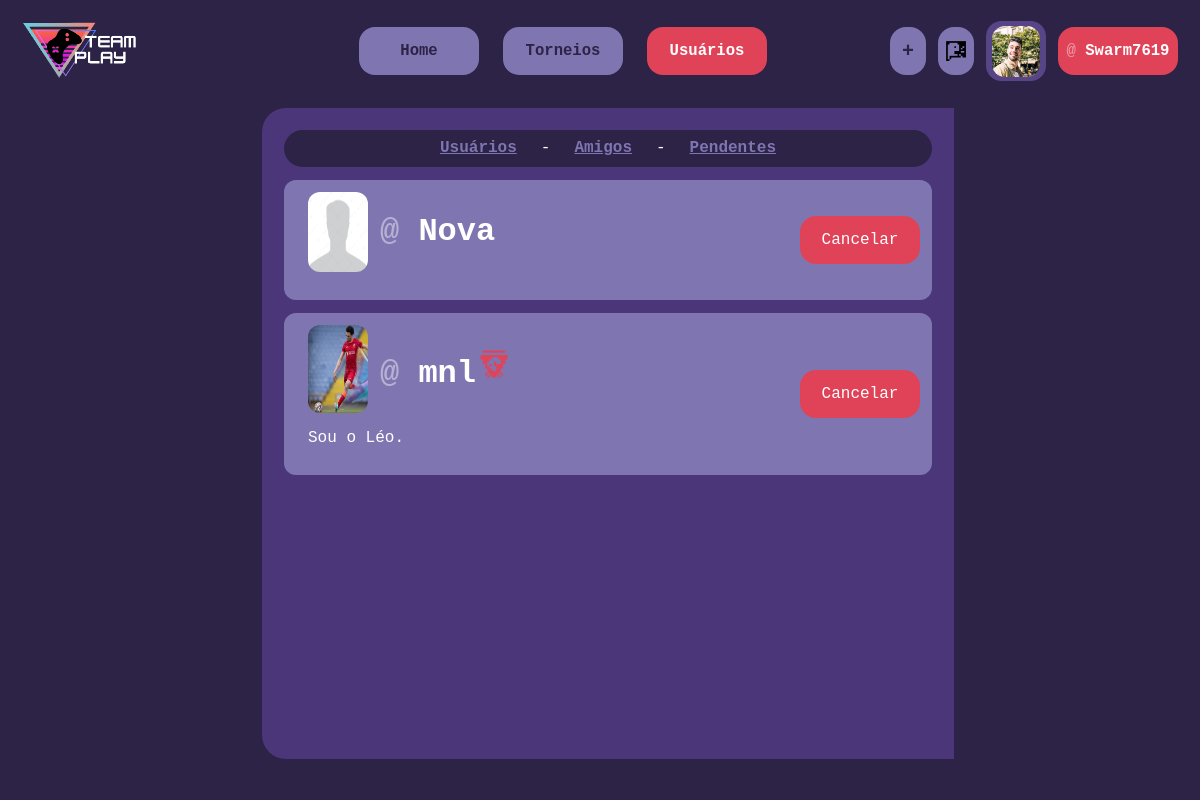
The page /public/html/friends.php?pendentes (signed in) on the database its author committed.
### tables this page shows
CREATE TABLE `users` (
  `id` int(11) NOT NULL,
  `username` varchar(255) NOT NULL,
  `nickname` varchar(255) NOT NULL,
  `email` varchar(255) NOT NULL,
  `password` varchar(255) NOT NULL,
  `token` varchar(11) NOT NULL,
  `level` int(3) NOT NULL,
  `verified` int(3) NOT NULL,
  `status` int(3) NOT NULL,
  `birthday` date NOT NULL,
  `picture` varchar(255) NOT NULL,
  `region` varchar(2) NOT NULL,
  `join_date` date NOT NULL,
  `socials` varchar(1000) NOT NULL,
  `favorite_game` int(3) NOT NULL,
  `games` varchar(1000) NOT NULL,
  `gameplay` varchar(255) NOT NULL,
  `description` varchar(255) NOT NULL,
  `reputation` varchar(50) NOT NULL
);

### public/html/checkban.php (called while the page is built, shortened)
<?php
    $sql_me = "SELECT * FROM users WHERE (id like ".$_SESSION['id'].");";
    $res_me = $conn -> query($sql_me);
?>

### public/html/friends.php (the view, shortened to what this page needs)
<!DOCTYPE html>
<html lang="pt-br">
<head>
    <link rel="stylesheet" href="../css/global.css">
    <link rel="stylesheet" href="../css/style.css">
    <link rel="stylesheet" href="../css/styleNew.css">
    <link rel="stylesheet" href="../css/styleFriends.css">
    <?php
    include '../../backend/classes/conn.php';
    include 'checkban.php';
    $logged = false;
    if (isset($_SESSION['username'])) {
        $logged = true;
    } else {
        header('Location: welcome.html');
    }
    ?>
</head>
<body>
<div class="main">
<div class="content">
<div class="toolbar">
    <div class="logo">
        <a href="index.php">
            <img src="../assets/Logo_Full.png" style="width: 10vw;" alt="TeamPlay">
        </a>
    </div>
    <div class="pages">
        <a href="index.php">
        <button class="toolbutton" id="pghome"><h1>Home</h1></button></a>
        <a href="tournaments.php">
        <button class="toolbutton" id="pgtrn"><h1>Torneios</h1></button></a>
        <a href="friends.php">
        <button class="toolbutton active" id="pgfrn"><h1>Usuários</h1></button></a>
    </div>
    <div class="userarea">
        <?php if ($logged) { ?>
        <a href="post.php" style="position: absolute; right: 23vw">
            <button class="toolbutton" id="pghome" style="width: 3vw"><h1 style="font-size: x-large;">+</h1></button></a>
        <a href="chats/index.php" style="position: absolute; right: 19vw">
        <button class="toolbutton" id="pghome" style="width: 3vw"><img src="../assets/icons/chat.png" style="width: 2.2vw; filter: brightness(0);"></button></a>
        <div class="pfpimg">
        <img src="<?php echo $_SESSION['pfp']; ?>" alt="User">
        </div>
        <?php } ?>
        <a href="user.php">
    <button class="toolbutton active" id="pghome"><h1><?php echo '<span class="at">@ </span><span>'.$_SESSION["nickname"].'</span>'?></h1></button></a>
    </div>
</div>
<div class="page">
<div class="con1">
        <div class="procura">
    <div class="tabs">
        <a href="friends.php"><strong>Usuários</strong></a>-
        <a href="friends.php?amigos"><strong>Amigos</strong></a>-
        <a href="friends.php?pendentes"><strong>Pendentes</strong><?php if ($_SESSION['notif']) {echo ' <div class="notif"></div>';} ?></a>
</div>
</div>
<?php
if (isset($_GET['pendentes'])){
    $sql_verifica="SELECT * FROM friendship WHERE ((user1=".$_SESSION['id'].") OR (user2=".$_SESSION['id'].")) AND status=0;";
    $res_verifica = $conn -> query($sql_verifica);
    $is2 = false;
    for($t=0;$t<$res_verifica->num_rows;$t++){
        $row = $res_verifica->fetch_object();
        if($row->user2==$_SESSION['id']){
            $sql_tour = "SELECT * FROM users WHERE id=".$row->user1;
            $res_tour = $conn -> query($sql_tour);
            $userrow = $res_tour -> fetch_object();
            if ($userrow->picture == '' or $userrow->picture == '-' or $userrow->picture == '...') {
                $pfp = '../assets/user.png';
                } else {
                    $pfp = $userrow->picture;
                }
            $is2 = true;
        }
            else{
            $is2 = false;
            $sql_tour = "SELECT * FROM users WHERE id=".$row->user2;
            $res_tour = $conn -> query($sql_tour);
            $userrow = $res_tour -> fetch_object();
            if ($userrow->picture == '' or $userrow->picture == '-' or $userrow->picture == '...') {
                $pfp = '../assets/user.png';
                } else {
                    $pfp = $userrow->picture;
                }
        }
                ?>
            <div class="post">
                <div class="sidepost">
                <div style="display: flex; align-items: center; gap: 2vw">
                    <a class="postagem" style="display: flex;" href="user.php?uid=<?php echo $userrow->id; ?>">
                    <img src="<?php echo $pfp; ?>" width="40px" class="pfp">
                    <h1>
                        <span class="at">@ </span><?php echo $userrow->username; ?><?php if($userrow->verified == '1') { ?><img src="../assets/icons/icon_ver.png" class="verif" style="width: 3vw;" alt="Verificado">
                        <?php } ?>
                    </h1>
                    </a>
                </div>
                    <p>
                    <?php echo $userrow->description; ?>
                    </p>
                </div>
                <?php if ($is2) { ?>
                <div style="display: flex; align-items: center; gap: 2vw">
                    <a href="friends.php?rejeitar=<?php echo $row->id; ?>">
                        <button class="toolbutton active" style="height: 8vh; font-size: x-large; width: 4vw;"><strong>X</strong></button>
                    </a>
                    <a href="friends.php?uid=<?php echo $row->user1; ?>&aceitar=1">
                        <button class="toolbutton " style="height: 8vh; font-size: x-large; width: 4vw; background-color: var(--will);"><strong>V</strong></button>
                    </a>
                </div>
                <?php } else { ?>
                <div style="display: flex; align-items: center; gap: 2vw">
                    <a href="friends.php?rejeitar=<?php echo $row->id; ?>">
                        <button class="toolbutton active" style="font-size: large;">Cancelar</button>
                    </a>
                </div>
                <?php } ?>
                </div>
                <?php
    }
}
        ?>
</div>
</div>
</div>
</div>
</body>
</html>

### public/css/global.css (style rules this page uses)
* { font-family: monospace; }
:root { --will: white; --mag: #e04358; --light: #7f76b1; --shade1: #4a3679; --shade2: #574588; --black: #2d2346; --void: #1c1431; --error: #ff1900; --mag-a: #c51c6b75; --shade-a: #443a7f71; --shade2-a: #5745888e; --black-a: #1c1636a4; height: 97%; scroll-behavior: smooth; }
.verif { width: 3vw; user-select: none; display: inline; }

### public/css/style.css (style rules this page uses)
body { background-color: var(--black); font-family: monospace; color: var(--will); overflow-x: hidden; height: 100%; align-items: center; left: 1%; }
.main { width: 100%; height: 100%; display: inline-flex; background-color: var(--black); top: 0%; position: absolute; }
.content { width: 100%; }
.logo { background: none; border: none; }
.logo img { transition: .5s; }
.toolbutton { transition: .5s; height: 6vh; width: 10vw; border: none; border-radius: 2vh; font-size: .6rem; color: var(--black); display: inline-flex; background-color: var(--light); align-items: center; justify-content: center; }
.toolbutton.active { font-size: .6rem; background-color: var(--mag); color: var(--will); }
.toolbar { padding-inline: 2%; display: flex; justify-content: space-between; align-items: center; width: 96.5%; height: 13%; top: -0.1%; left: -1%; position: absolute; background-color: var(--black); z-index: 2; }
.pages { display: flex; gap: 2vw; }
.pfpimg { width: 5vw; height: 5vw; display: flex; align-items: center; justify-content: center; background-color: var(--shade2); border-radius: 1.2rem; margin-right: 1vw; }
.pfpimg img { width: 80%; border-radius: 1rem; }
.userarea { max-width: 25%; display: flex; justify-content: center; align-items: center; }
.at { color: rgba(255, 255, 255, 0.436); }
.page { color: var(--will); display: flex; justify-content: space-evenly; width: 91%; height: fit-content; background-color: var(--black); color: var(--light); font-family: monospace; top: 12vh; left: 6vw; position: absolute; padding: 1%; }
.con1 { width: 60%; background-color: var(--shade2); color: var(--will); padding: 2%; border-radius: 2vw 0% 0% 2vw; overflow-y: auto; height: 76vh; overflow-y: auto; }
.post { background-color: var(--light); margin-top: 2%; padding: 2%; border-radius: 1vw; transition: .5s; }

### public/css/styleNew.css (style rules this page uses)
body { background-color: var(--black); font-family: monospace; color: white; overflow-x: hidden; height: 100%; align-items: center; left: 1%; }
.main { width: 100%; height: 100%; display: inline-flex; background-color: var(--black); top: 0%; position: absolute; }
.content { width: 100%; display: flex; flex-direction: row; justify-content: center; }
.logo { background: none; border: none; }
.logo img { transition: .5s; }
.toolbutton { transition: .5s; height: 6vh; width: 10vw; border: none; border-radius: 2vh; font-size: .6rem; color: var(--black); display: inline-flex; background-color: var(--light); align-items: center; justify-content: center; }
.toolbutton.active { background-color: var(--mag); color: white; }
.toolbar { padding-inline: 2%; display: flex; justify-content: space-between; align-items: center; width: 96.5%; height: 13%; top: -0.1%; left: -1%; position: absolute; background-color: var(--black); z-index: 2; }
.pages { display: flex; gap: 2vw; }
.pfpimg { width: 5vw; height: 5vw; display: flex; align-items: center; justify-content: center; background-color: var(--shade2); border-radius: 1.2rem; margin-right: 1vw; }
.pfpimg img { width: 80%; border-radius: 1rem; }
.userarea { max-width: 25%; display: flex; justify-content: center; align-items: center; }
.at { color: rgba(255, 255, 255, 0.436); }
.page { color: white; display: flex; justify-content: space-around; width: 94%; height: 84%; background-color: var(--black); color: var(--light); font-family: monospace; top: 12vh; position: absolute; padding: 1%; }
.con1 { display: flex; flex-direction: column; width: 60%; background-color: var(--shade1); color: white; padding: 2%; border-radius: 2vw; overflow-y: auto; gap: 1vw; }
.post { font-size: large; background-color: var(--light); margin-top: 2%; padding: 4%; border-radius: 1vw; display: flex; align-items: center; flex-direction: row; gap: 1vw; }
.post img { width: 5vw; margin-right: 1vw; }

### rows shown on the page
users: picture (picture), username "Nova"
users: picture (picture), username "mnl", verified 1 (drawn), description "Sou o Léo."

### other values the page prints
$_SESSION["nickname"] "Swarm7619"
